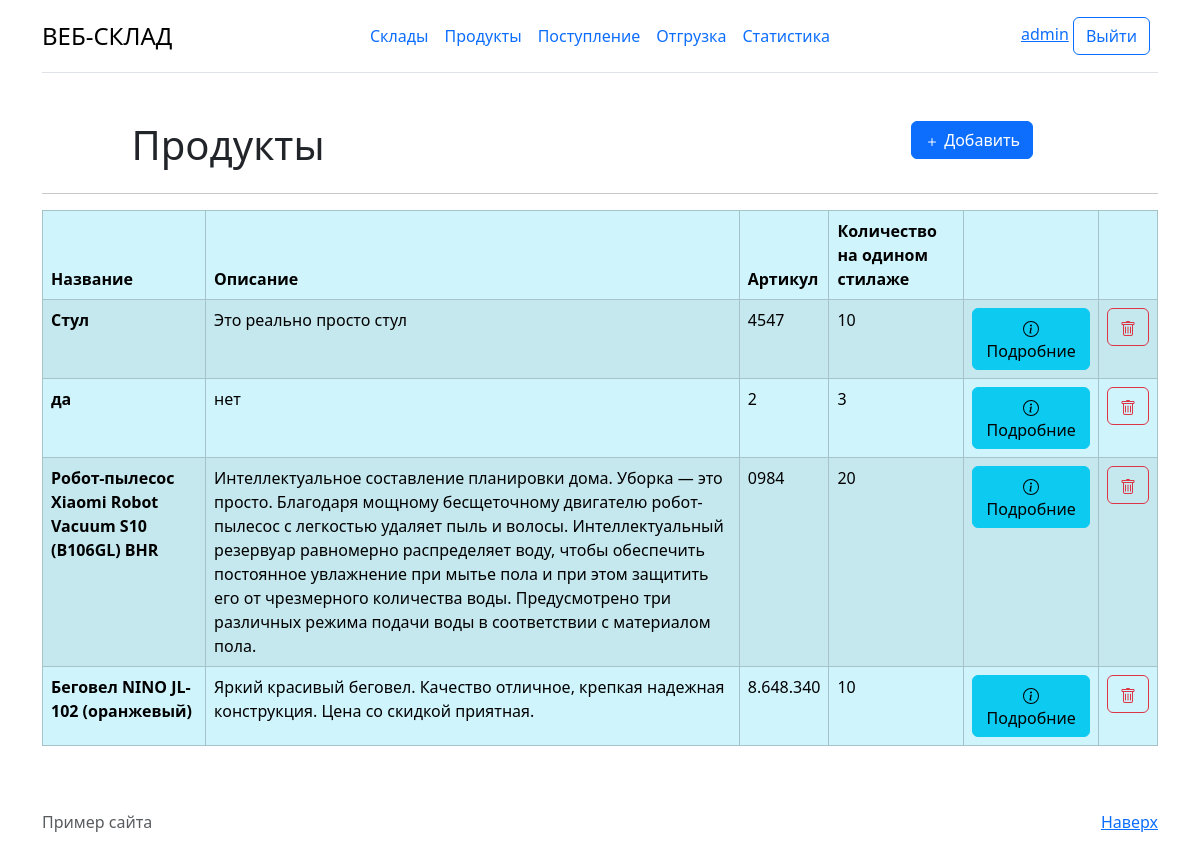
The page /product/ (signed in) on the database as committed earlier.
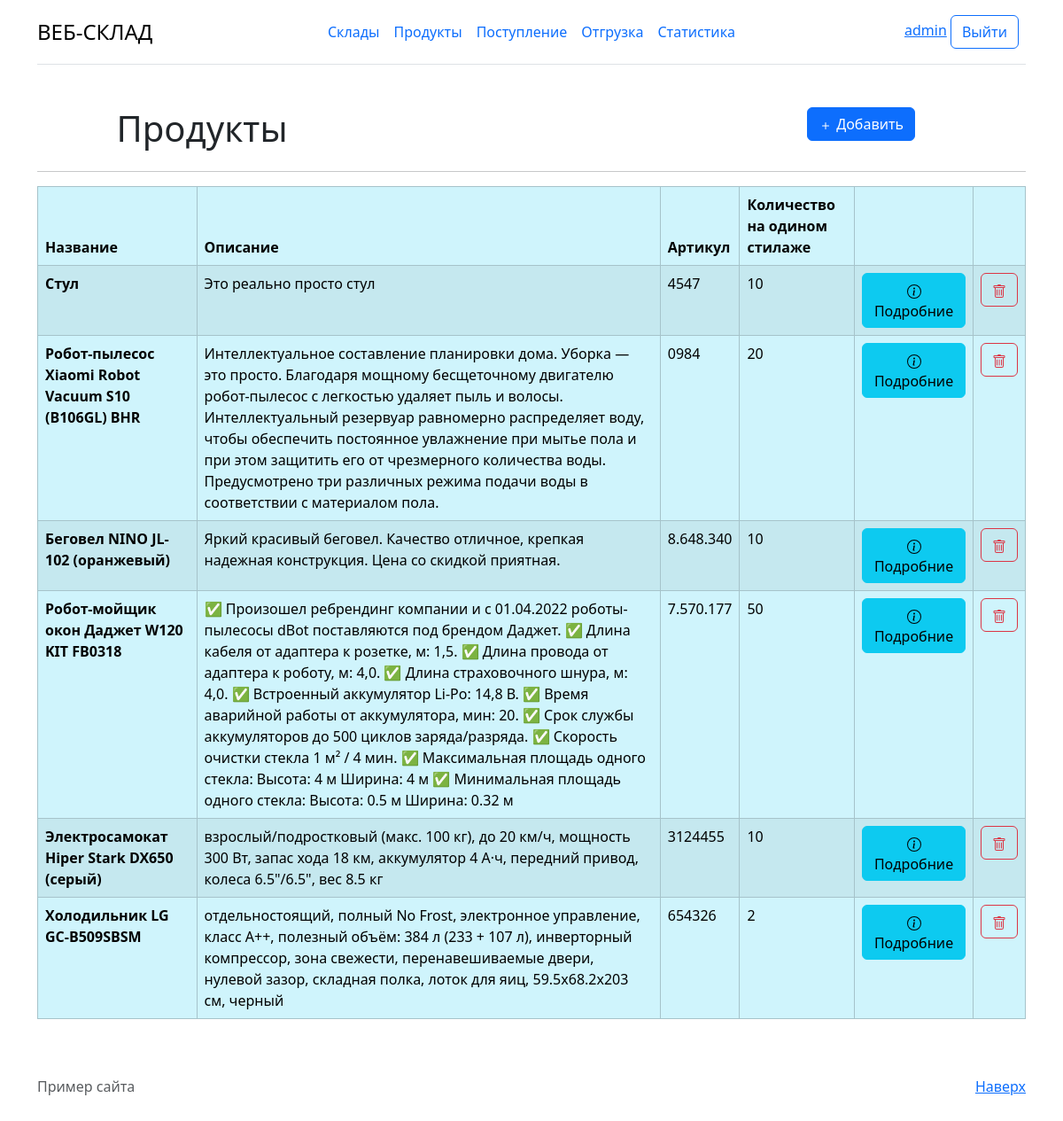
The same page on the database as committed later.
### product/models.py (models this page shows, shortened)
class Product(models.Model):
    name = models.CharField('Название',max_length = 50)
    description = models.TextField('Описание')
    vendor_code = models.CharField('Артикул', max_length = 50)
    quantity_rack = models.IntegerField('Количество на одином стилаже')
    class Meta:
        verbose_name = "Товар"
        verbose_name_plural = "Товары"

### product/views.py (the view)
# urls.py: path('',views.ProductListView.as_view(), name='product/main'),
class ProductListView(LoginRequiredMixin, ListView):
    model = Product
    template_name = "product/main.html"
    context_object_name = "product"

### product/templates/product/main.html (shortened to what this page needs)
{% extends 'main/layout.html'%}
{% block container %}
<div class="container mt-5">
    <div class="container text-center">
      <div class="row">
        <div class="col">
          <h1>Продукты</h1>
        </div>
        <div class="col">
        </div>
        <div class="col">
          <a href="{% url 'product/add' %}" type="button" class="btn btn-primary">
            <svg xmlns="http://www.w3.org/2000/svg" width="16" height="16" fill="currentColor" class="bi bi-plus" viewBox="0 0 16 16">
              <path d="M8 4a.5.5 0 0 1 .5.5v3h3a.5.5 0 0 1 0 1h-3v3a.5.5 0 0 1-1 0v-3h-3a.5.5 0 0 1 0-1h3v-3A.5.5 0 0 1 8 4"></path>
            </svg>
            Добавить
          </a>
        </div>
      </div>
    </div>
  <hr>
  {% if product %}
      <table class="table table-info table-striped table-bordered " >
        <thead>
        <tr>
          <th scope="col">Название</th>
          <th scope="col">Описание</th>
          <th scope="col">Артикул</th>
          <th scope="col">Количество на одином стилаже</th>
          <th scope="col"></th>
          <th scope="col"></th>
        </tr>
        </thead>
        <tbody>
        {% for el in product%}
        <tr>
          <th>{{el.name}}</th>
          <td>{{el.description}}</td>
          <td>{{el.vendor_code}}</td>
          <td>{{el.quantity_rack}}</td>
          <th>
            <a href="{%  url 'product/product_detail' el.id %} " type="button" class="btn btn-info">
              Подробние
            </a>
          </th>
          <th>
            <a href="{%  url 'product/product_delete' el.id %} " type="button" class="btn btn-outline-danger">
            </a>
          </th>
        </tr>
        {% endfor %}
        </tbody>
      </table>
  {%else%}
      <p>У вас нет поваров</p>
  {% endif %}
  </div>
{% endblock %}

### main/templates/main/layout.html (shortened to what this page needs)
{% load static%}
<!DOCTYPE HTML>
<html lang="en">
<head>
    <link href="https://cdn.jsdelivr.net/npm/bootstrap@5.3.3/dist/css/bootstrap.min.css" rel="stylesheet">
</head>
<body>
<div class="container">
    <header class="d-flex flex-wrap align-items-center justify-content-center justify-content-md-between py-3 mb-4 border-bottom">
        <div class="col-md-3 mb-2 mb-md-0">
            <a href="/" class="d-inline-flex link-body-emphasis text-decoration-none">
                <span class="fs-4">ВЕБ-СКЛАД</span>
            </a>
        </div>
        <ul class="nav col-12 col-md-auto mb-2 justify-content-center mb-md-0">
            <li><a href="{% url 'warehouses/main'%}" class="nav-link px-2 ">Склады</a></li>
            <li><a href="{% url 'product/main'%}" class="nav-link px-2">Продукты</a></li>
            <li><a href="{% url 'item/add_item'%}" class="nav-link px-2">Поступление</a></li>
            <li><a href="{% url 'item/sales_item'%}" class="nav-link px-2">Отгрузка</a></li>
            <li><a href="{% url 'view_func'%}" class="nav-link px-2">Статистика</a></li>
        </ul>
        <div class="col-md-3 text-end">
            {% if user.is_authenticated %}
            <a href="/user/account">{{ user.get_username }}</a>
            <a href="{% url 'logout'%}?next={{request.path}}" type="button"
            onclick="event.preventDefault(); document.getElementById('logout-form').submit();"
            class="btn btn-outline-primary me-2">Выйти</a>
            {% else %}
            <a href="{% url 'login'%}?next={{request.path}}" type="button"
            class="btn btn-outline-primary me-2">Войти</a>
            <a href="/registration" type="button" class="btn btn-primary">Регистрация</a>
            {% endif %}
        </div>
    </header>
</div>
{% block container %}
{% endblock %}
    <footer class="text-muted py-5">
        <div class="container">
            <p class="float-end mb-1">
                <a href="#">Наверх</a>
            </p>
            <p class="mb-1">Пример сайта </p>
        </div>
    </footer>
</body>
</html>

Rows that differ between the two databases and show on the page:
removed Product: name "да", description "нет", vendor_code "2", quantity_rack "3"
added Product: name "Робот-мойщик окон Даджет W120 KIT FB0318", description "✅ Произошел ребрендинг компании и с 01.04.2022 роботы-пылесосы dBot поставляются под брендом Даджет. ✅ Длина кабеля от адаптера к розетке, м: 1,5. ✅ Длина провода от адаптера к роботу, м: 4,0. ✅ Длина страховочного шнура, м: 4,0. ✅ Встроенный аккумулятор Li-Po: 14,8 В. ✅ Время аварийной работы от аккумулятора, мин: 20. ✅ Срок службы аккумуляторов до 500 циклов заряда/разряда. ✅ Скорость очистки стекла 1 м² / 4 мин. ✅ Максимальная площадь одного стекла: Высота: 4 м Ширина: 4 м ✅ Минимальная площадь одного стекла: Высота: 0.5 м Ширина: 0.32 м", vendor_code "7.570.177", quantity_rack "50"
added Product: name "Электросамокат Hiper Stark DX650 (серый)", description "взрослый/подростковый (макс. 100 кг), до 20 км/ч, мощность 300 Вт, запас хода 18 км, аккумулятор 4 А·ч, передний привод, колеса 6.5\"/6.5\", вес 8.5 кг", vendor_code "3124455", quantity_rack "10"
added Product: name "Холодильник LG GC-B509SBSM", description "отдельностоящий, полный No Frost, электронное управление, класс A++, полезный объём: 384 л (233 + 107 л), инверторный компрессор, зона свежести, перенавешиваемые двери, нулевой зазор, складная полка, лоток для яиц, 59.5x68.2x203 см, черный", vendor_code "654326", quantity_rack "2"
